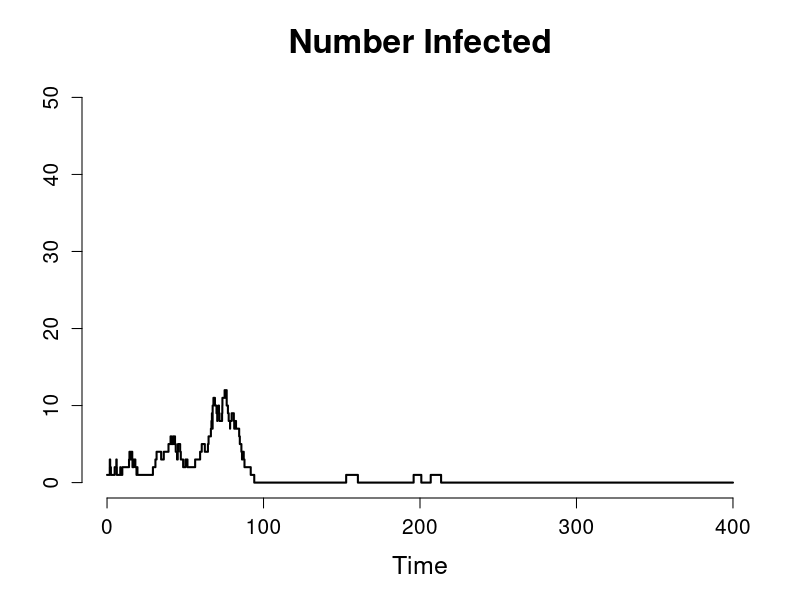
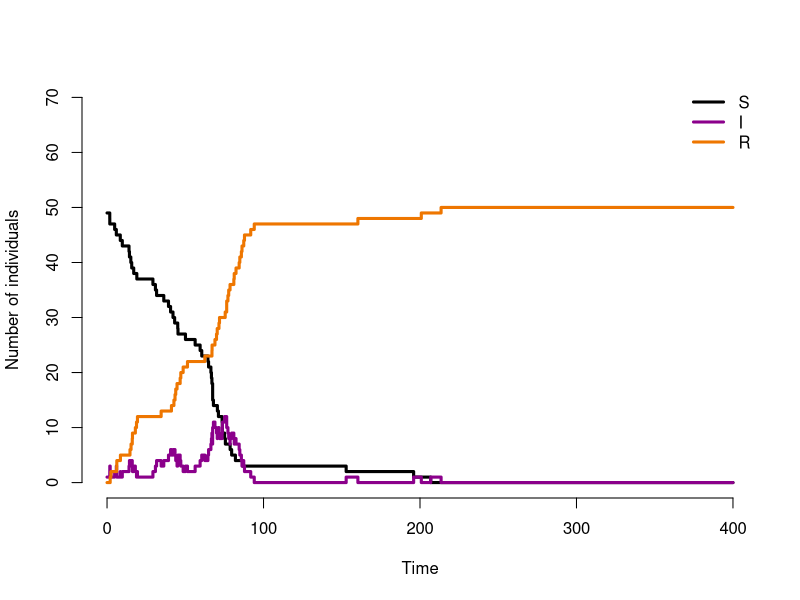

The R source for these figures, in order:
## Stochastic SIR simulation
## Clinic on Dynamical Approaches to Infectious Disease Data
## International Clinics on Infectious Disease Dynamics and Data Program
##
## Becky Borchering, 2016
## Some Rights Reserved
## CC BY-NC 3.0 (http://creativecommons.org/licenses/by-nc/3.0/)

# clear stored parameters and data structures
rm(list=ls())

N=50   # population size

# choose parameter values
parms=c(lambda=.02,      # spillover rate
        beta=.2,      	 # contact rate
        gamma=.1)        # recovery rate


# initiate counters
count.infections= 0
count.spillovers= 0

## Compartments:
## (S,I,R) = (susceptible, infectious, removed)

## Transitions:
## Event                           Change        										Rate
## Spillover (S)									 (S,I,R)->(S-1,I+1,R)							lambda
## Infection (S)                   (S,I,R)->(S-1,I+1,R)             beta*I*S
## Recovery/Removal (I)            (S,I,R)->(S,I-1,R+1)             gamma*I


event <- function(time,S,I,R,params){
  with(as.list(params),{
    
    # update rates
    rates <- c(spillover = ifelse(S>0,lambda,0), # no spillover infections if S depleted
               infect = beta*I*S/N,
               recover = gamma*I)
    
    totRate <- sum(rates)
    
    if(totRate==0){eventTime <- final.time}else{
      
      # calculate time until next event
      eventTime <- time+rexp(1,totRate)
      
      # choose type of event
      eventType <- sample(c("Spillover","Infect","Recover"),1,replace=F,prob=rates/totRate)
      
      # update compartments based on the event type
      switch(eventType,
             "Spillover" = {
               S <- S-1
               I <- I+1
               count.spillovers = count.spillovers+1
             },
             "Infect" = {
               S <- S-1
               I <- I+1
               count.infections = count.infections+1
             },
             "Recover" = {
               I <- I-1
               R <- R+1
             }
      )}
    return(data.frame(time=eventTime,S=S,I=I,R=R,
                      count.spillovers=count.spillovers,count.infections = count.infections))
  })
}

simulateSIR <- function(t,y,params){
  with(as.list(y),{
    ts <- data.frame(time=0,S=round(S),I=round(I),R=round(R),
                     count.spillovers=0,count.infections=0)
    nextEvent <- ts
    while(nextEvent$time<final.time){
      nextEvent <- event(nextEvent$time,nextEvent$S,nextEvent$I,nextEvent$R,params)
      ts <- rbind(ts,nextEvent)
    }
    return(ts)
  })
}

final.time=400
parms=parms

# run the simulation
tsTest <- simulateSIR(final.time,c(S=N-1,I=1,R=0),parms)

# plot the infectious individuals over time
plot(tsTest$time,tsTest$I,type='s',main="Number Infected", ylim=c(0,N),xlim=c(0,final.time),bty="n",
     xlab="Time",  ylab="", cex.main=2, cex.lab=1.5, cex.axis=1.25, lwd =2)

# plot all compartments over time
plot(tsTest$time,tsTest$S,type='s',ylim=c(0,N+20),bty="n",ylab="Number of individuals",xlab="Time",lwd=3)
lines(tsTest$time,tsTest$I,type='s',col='darkmagenta',lwd=3)
lines(tsTest$time,tsTest$R,type='s',col='darkorange2',lwd=3)
legend(x="topright",c("S","I","R"),
       lty=1,col=c("black","darkmagenta","darkorange2"),bty="n",lwd=3)

# print the total number of infections
sum(tsTest$count.infections)

# print the number of spillover events
sum(tsTest$count.spillovers)
